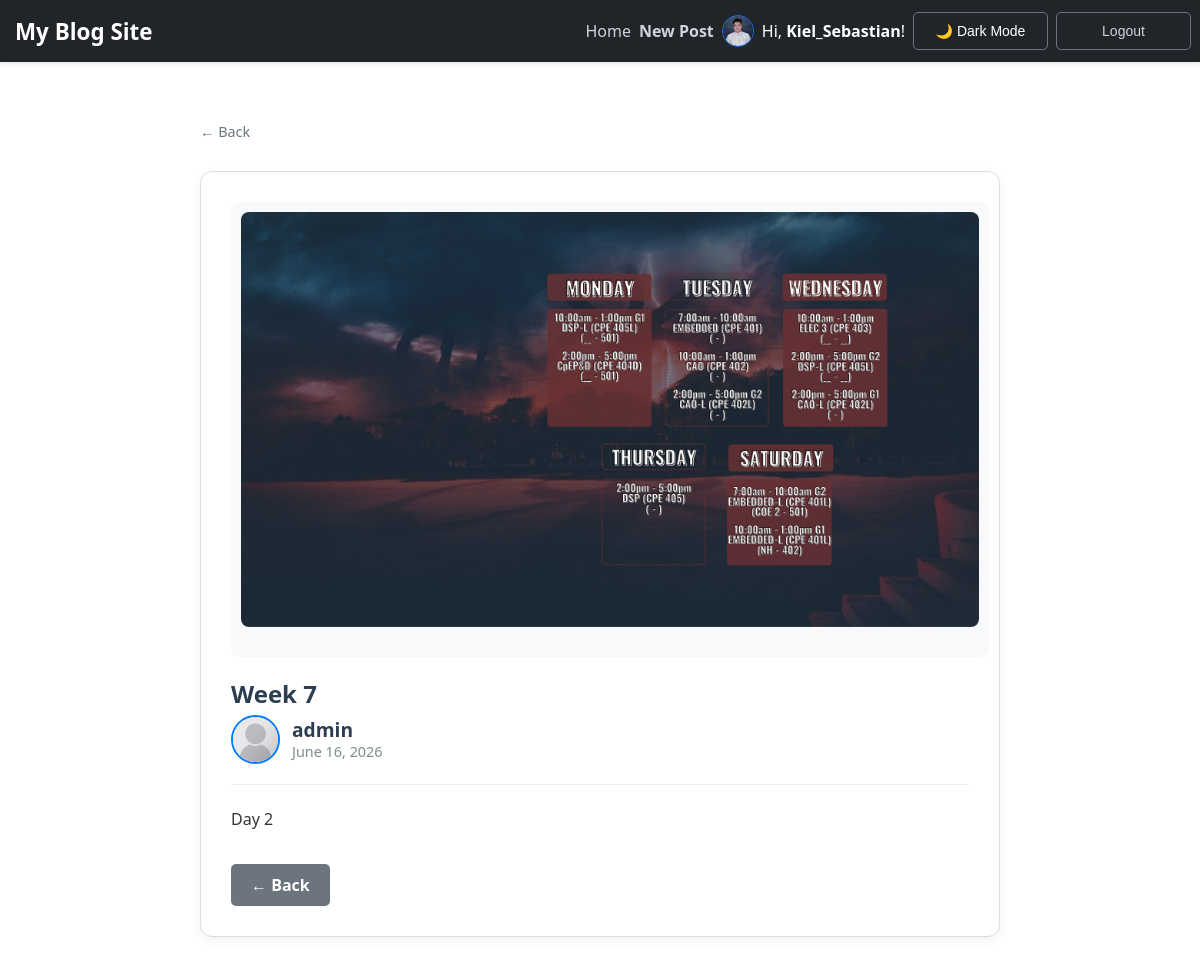
The page /post/57/ (signed in) on the database its author committed.
### blog/models.py (models this page shows, shortened)
class Profile(models.Model):
    user = models.OneToOneField(User, on_delete=models.CASCADE)
    image = models.ImageField(default='default.jpg', upload_to='profile_pics')
    bio = models.TextField(max_length=500, blank=True, help_text="Short description")
    birth_date = models.DateField(null=True, blank=True, verbose_name="Date of Birth")
    gender_3nf = models.ForeignKey(GenderLookup, on_delete=models.SET_NULL, null=True, blank=True)
    civil_status_3nf = models.ForeignKey(CivilStatusLookup, on_delete=models.SET_NULL, null=True, blank=True)
    citizenship_3nf = models.ForeignKey(CitizenshipLookup, on_delete=models.SET_NULL, null=True, blank=True)
    citizenship_acquisition_3nf = models.ForeignKey(CitizenshipAcqLookup, on_delete=models.SET_NULL, null=True, blank=True)
    middle_name = models.CharField(max_length=100, blank=True, null=True)
    name_extension = models.CharField(max_length=20, blank=True, null=True)
    place_of_birth = models.CharField(max_length=255, blank=True, null=True)
    employee_number = models.CharField(max_length=50, blank=True, null=True)
    dual_citizenship_country = models.CharField(max_length=100, blank=True, null=True)
    mobile_number = models.CharField(max_length=20, blank=True, null=True)
    class Meta: db_table = 'pds_personal_information'

class Post(models.Model):
    title = models.CharField(max_length=100)
    content = models.TextField()
    date_posted = models.DateTimeField(auto_now=True)
    author = models.ForeignKey(User, on_delete=models.CASCADE)
    image = models.ImageField(null=True, blank=True, upload_to=user_directory_path)

### blog/views.py (the view)
# urls.py: path('post/<int:pk>/', PostDetailView.as_view(), name='post-detail'),
class PostDetailView(DetailView):
    model = Post

### blog/templates/blog/post_detail.html (shortened to what this page needs)
{% extends "blog/base.html" %}
{% block content %}
    <article class="content-section card" style="padding: 30px;">
        {% if post.image and post.image.name != "default.jpg" %}
            <div style="width: 100%; display: flex; justify-content: center; margin-bottom: 20px; background-color: #f8f9fa; border-radius: 8px; padding: 10px;">
                <img src="{{ post.image.url }}" alt="Post Image" style="max-width: 100%; height: auto; max-height: 600px; object-fit: contain; border-radius: 8px;">
            </div>
        {% endif %}
        <h2 style="color: #2c3e50; margin-bottom: 5px;">{{ post.title }}</h2>
        <div style="display: flex; align-items: center; margin-bottom: 20px;">
            <a href="{% url 'user-profile' post.author.username %}" style="display: flex; align-items: center; text-decoration: none; color: inherit;">
                {% if post.author.profile.image %}
                    <img src="{{ post.author.profile.image.url }}" alt="Profile Pic" class="feed-avatar">
                {% else %}
                    <div style="width: 55px; height: 55px; border-radius: 50%; border: 2px solid #1877F2; background-color: #e4e6eb; margin-right: 15px;"></div>
                {% endif %}
                <div style="line-height: 1.2;">
                    <span style="font-weight: bold; color: #2c3e50; font-size: 1.2rem;">{{ post.author.username }}</span><br>
                    <span style="color: #7f8c8d; font-size: 0.9rem;">{{ post.date_posted|date:"F d, Y" }}</span>
                </div>
            </a>
        </div>
        <hr style="border: 0; border-top: 1px solid #eee; margin-bottom: 20px;">
        <p style="line-height: 1.8; color: #333; white-space: pre-line;">{{ post.content }}</p>
        <div style="margin-top: 30px;">
            <a href="#" onclick="history.back(); return false;" style="display: inline-block; padding: 10px 20px; background-color: #6c757d; color: white; text-decoration: none; border-radius: 5px; font-weight: bold;">← Back</a>
        </div>
    </article>
{% endblock %}

### blog/templates/blog/base.html (shortened to what this page needs)
{% load static %}
<!DOCTYPE html>
<html lang="en">
<head>
    <link rel="stylesheet" type="text/css" href="{% static 'blog/main.css' %}">
</head>
<body>
    <nav class="navbar">
        <div class="nav-container">
            <a href="{% url 'blog-home' %}" class="nav-logo">My Blog Site</a>
            <div class="nav-links">
                <a href="{% url 'blog-home' %}">Home</a>
                {% if user.is_authenticated %}
                    <a href="{% url 'post-create' %}" style="font-weight: 600;">New Post</a>
                    <a href="{% url 'user-profile' user.username %}" style="display: inline-flex; align-items: center; text-decoration: none;">
                        <img src="{{ user.profile.image.url }}" alt="Nav Profile" style="width: 30px; height: 30px; border-radius: 50%; border: 1px solid #1877F2; object-fit: cover; margin-right: 8px;">
                        <span style="color: #fff;">Hi, <strong>{{ user.username }}</strong>!</span>
                    </a>
                    <button id="theme-toggle" class="theme-toggle-btn">🌙 Dark Mode</button>
                    <form method="post" action="{% url 'logout' %}" style="display:inline;">
                        <button type="submit" class="nav-logout-btn">Logout</button>
                    </form>
                {% else %}
                    <a href="{% url 'login' %}">Login</a>
                    <a href="{% url 'register' %}">Register</a>
                {% endif %}
            </div>
        </div>
    </nav>
    <div class="main-wrapper" style="margin-top: 60px;">
        {% if request.path != '/' %}
            <div style="margin-bottom: 30px;">
                <a href="{% url 'blog-home' %}" style="text-decoration: none; color: #6c757d; font-size: 0.9rem; display: flex; align-items: center; gap: 5px;">
                    &larr; Back
                </a>
            </div>
        {% endif %}
        {% block content %}{% endblock %}
    </div>
</body>
</html>

### blog/static/blog/main.css (style rules this page uses)
body { background-color: #f0f2f5; font-family: 'Segoe UI', Roboto, Helvetica, Arial, sans-serif; margin: 0; color: #1c1e21; }
.navbar { background-color: #212529; padding: 0.75rem 0; box-shadow: 0 2px 4px rgba(0,0,0,0.1); position: sticky; top: 0; z-index: 1000; }
.nav-container { max-width: 98%; width: 100%; margin: 0 auto; display: flex; justify-content: space-between; align-items: center; padding: 0 15px; }
.nav-logo { color: white !important; text-decoration: none; font-size: 1.4rem; font-weight: bold; margin-left: 0; }
.nav-links { display: flex; align-items: center; gap: 25px; }
.nav-links a { color: #ced4da; text-decoration: none; font-weight: 500; }
.nav-logout-btn { background: transparent; border: 1px solid #6c757d; color: #ced4da; padding: 6px 15px; border-radius: 4px; cursor: pointer; }
.main-wrapper { max-width: 800px; margin: 60px auto; padding: 0 20px; }
.card { background: white; border-radius: 12px; border: 1px solid #ddd; padding: 40px; margin-bottom: 30px; box-shadow: 0 4px 12px rgba(0,0,0,0.05); }
.content-section img, .card img { width: 100% !important; max-width: 100% !important; height: auto !important; display: block !important; margin: 0 auto 20px !important; border-radius: 8px; }
.card img.feed-avatar, .content-section img.feed-avatar, img.feed-avatar { width: 45px !important; height: 45px !important; max-width: 45px !important; object-fit: cover !important; border-radius: 50% !important; margin: 0 12px 0 0 !important; display: inline-block !important; border: 2px solid #007bff !important; }

### blog/templates/blog/base.html (style rules this page uses)
body { background-color: #ffffff; color: #212529; transition: background-color 0.3s, color 0.3s; }
.theme-toggle-btn, .nav-logout-btn { width: 135px !important; height: 38px !important; display: inline-flex !important; justify-content: center !important; align-items: center !important; box-sizing: border-box !important; padding: 0 !important; font-size: 14px !important; font-weight: 500 !important; border-radius: 5px !important; cursor: pointer; transition: all 0.2s ease-in-out; }
.theme-toggle-btn { background: transparent; color: #ffffff; border: 1px solid #6c757d; }
.nav-logout-btn { background: transparent; color: #ced4da !important; border: 1px solid #6c757d; }
.nav-links { gap: 8px !important; align-items: center !important; display: flex !important; }
.nav-links > a, .nav-links > button, .nav-links > form { margin-right: 0 !important; }

### rows shown on the page
Post: image (picture), title "Week 7", author.profile.image (placeholder picture), author.username "admin", date_posted "June 16, 2026", content "Day 2"

### other values the page prints
{{ user.username }} "Kiel_Sebastian"
